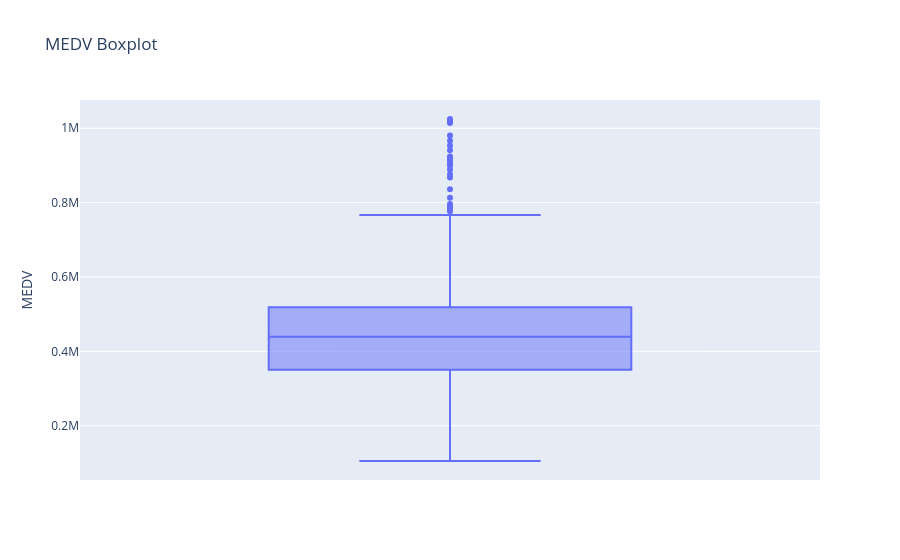

The cell this chart's notebook holds for it:
### Markdown cell above
### Outliers

The boxplots and IQR summaries below identify statistical outliers. These values should be inspected, but not automatically removed.

### Code cell
fig = px.box(
    df,
    y="MEDV",
    points="outliers",
    title="MEDV Boxplot",
)
fig.show()

### Figure 1 — Plotly figure (JSON) as saved in the notebook; plotly's stock layout.template omitted (floating-point values rounded to 4 significant figures; data arrays with more than 128 entries replaced by an {"elided": "..."} marker saying what was removed)
{"data": [{"alignmentgroup": "True", "boxpoints": "outliers", "hovertemplate": "MEDV=%{y}<extra></extra>", "legendgroup": "", "marker": {"color": "#636efa"}, "name": "", "notched": false, "offsetgroup": "", "orientation": "v", "showlegend": false, "type": "box", "x0": " ", "xaxis": "x", "y": {"elided": "489 int values"}, "y0": " ", "yaxis": "y"}], "layout": {"boxmode": "group", "legend": {"tracegroupgap": 0}, "title": {"text": "MEDV Boxplot"}, "xaxis": {"anchor": "y", "domain": [0, 1]}, "yaxis": {"anchor": "x", "domain": [0, 1], "title": {"text": "MEDV"}}}}
